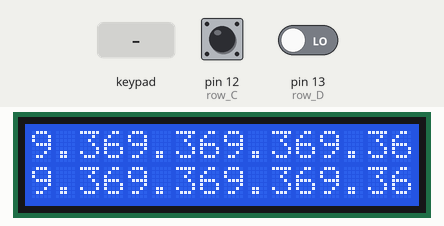
The sketch below on a simulated Arduino Uno, built with avr-gcc and run on an emulated ATmega328P. Parts: 16×2 character LCD. Wiring (inferred from the names in the program): 2×5 keypad with keys 1 2 3 4 5 6 7 8 9 A (labels assumed): rows pin 10, pin 11; columns A0, A1, A2, A3, A4. The test bench sets the inputs (shaded band); at power-on: pin 12 (row_C) LOW, pin 13 (row_D) LOW.

Above: at 1.0 s.
1.3 s: pin 12 (row_C) driven HIGH
2.9 s: pin 12 (row_C) driven LOW
5.9 s: key '4' pressed
At 6.5 s:
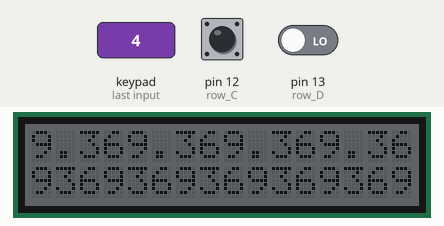
8.4 s: pin 12 (row_C) pulsed HIGH 2 times (0.12 s each, 0.3 s apart)
At 10.17 s:
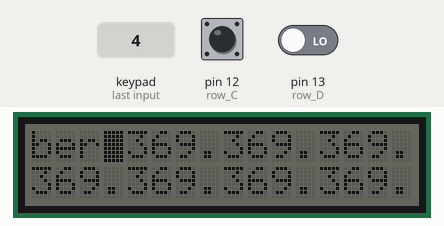
12.0 s: pin 12 (row_C) pulsed HIGH 2 times (0.12 s each, 0.3 s apart)
At 13.51 s:
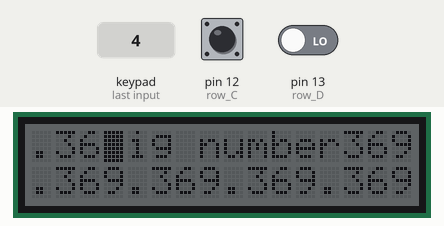

The sketch:

Calculadora1.0.4.ino
```cpp
/*
 * Autor: Pablo T. Monteiro
 * Versão 1.0.4
 * Data inicio: 22/07/2021 - 22h:27min
 * Data fim:    23/xx/xxxx - xxh:xxmin
 * CACULADORA CIENTIFICA MULTIFUNCIONAL
*/

#include <LiquidCrystal.h>

#define  col_0   A0                   //coluna 1 controlada pelo pino analógico 0 (será usado como digital)
#define  col_1   A1                   //coluna 2 controlada pelo pino analógico 1 (será usado como digital)
#define  col_2   A2                   //coluna 3 controlada pelo pino analógico 2 (será usado como digital)
#define  col_3   A3                   //coluna 3 controlada pelo pino analógico 3 (será usado como digital)
#define  col_4   A4                   //coluna 3 controlada pelo pino analógico 4 (será usado como digital)
#define  row_A   10                    //linha A  controlada pelo pino digital 10
#define  row_B   11                    //linha B  controlada pelo pino digital 11
#define  row_C   12                    //linha C  controlada pelo pino digital 12
#define  row_D   13                    //linha D  controlada pelo pino digital 13

char control = 0x01;
char counter = 0x00, dec = 0x00, num;
boolean shift=false;
char calcM1 = 0x00, oper=0x00,  n[15], m=0x00;
float x;

LiquidCrystal lcd(2, 4, 5, 6, 7, 8);

void store(char value);
//Funções extras
void numb();
void menu();
void lagr();
void disp();

//------------------------------TIMER PARA LEITURA DO TECLADO-----------------------------
ISR(TIMER2_OVF_vect){
    TCNT2=500;
    counter++;
    if(counter == 0x02){
       counter = 0x00;
       if(digitalRead(col_0) && control == 0x01){
         control = 0x02;
         digitalWrite(col_0,  LOW);
         digitalWrite(col_1, HIGH);
         digitalWrite(col_2, HIGH);
         digitalWrite(col_3, HIGH);
         digitalWrite(col_4, HIGH);
         if     (digitalRead(row_A)==LOW)  store('1');
         else if(!digitalRead(row_B))  store('2');
         else if(!digitalRead(row_C))  store('3');
         else if(!digitalRead(row_D))  store('+');
      }else if(digitalRead(col_1) && control == 0x02){
         control = 0x03;
         digitalWrite(col_0, HIGH);
         digitalWrite(col_1,  LOW);
         digitalWrite(col_2, HIGH);
         digitalWrite(col_3, HIGH);
         digitalWrite(col_4, HIGH);
         if     (!digitalRead(row_A))  store('4');
         else if(!digitalRead(row_B))  store('5');
         else if(!digitalRead(row_C))  store('6');
         else if(!digitalRead(row_D))  store('-');
      }else if(digitalRead(col_2) && control == 0x03){
         control = 0x04;
         digitalWrite(col_0, HIGH);
         digitalWrite(col_1, HIGH);
         digitalWrite(col_2,  LOW);
         digitalWrite(col_3, HIGH);
         digitalWrite(col_4, HIGH);
         if     (!digitalRead(row_A))  store('7');
         else if(!digitalRead(row_B))  store('8');
         else if(!digitalRead(row_C))  store('9');
         else if(!digitalRead(row_D))  store('*');
      }else if(digitalRead(col_3) && control == 0x04){
         control = 0x05;
         digitalWrite(col_0, HIGH);
         digitalWrite(col_1, HIGH);
         digitalWrite(col_2, HIGH);
         digitalWrite(col_3,  LOW);
         digitalWrite(col_4, HIGH);
         if     (!digitalRead(row_A))  store('=');
         else if(!digitalRead(row_B))  store('0');
         else if(!digitalRead(row_C))  store('.');
         else if(!digitalRead(row_D))  store('/');
      }else if(digitalRead(col_4) && control == 0x05){
         control = 0x01;
         digitalWrite(col_0, HIGH);
         digitalWrite(col_1, HIGH);
         digitalWrite(col_2, HIGH);
         digitalWrite(col_3, HIGH);
         digitalWrite(col_4,  LOW);
         if     (!digitalRead(row_A))  store('a');
         else if(!digitalRead(row_B))  store('b');
         else if(!digitalRead(row_C))  store('c');
         else if(!digitalRead(row_D))  store('E');
      }
    }
}

void setup() {
    lcd.begin(16, 2, LCD_5x8DOTS);
    TCCR2A = 0x00;   //Timer operando em modo normal
    TCCR2B = 0x07;   //Prescaler 1:1024
    TCNT2  = 10;    //10 ms overflow again
    TIMSK2 = 0x01;   //Habilita interrupção do Timer2

    pinMode(col_0, OUTPUT);
    pinMode(col_1, OUTPUT);
    pinMode(col_2, OUTPUT);
    pinMode(col_3, OUTPUT);
    pinMode(col_4, OUTPUT);
    pinMode(row_A,  INPUT);
    pinMode(row_B,  INPUT);
    pinMode(row_C,  INPUT);
    pinMode(row_D,  INPUT);
    //inicializar tudo em HIGH se não não inicializa a varredura
     digitalWrite(col_0, HIGH);
     digitalWrite(col_1, HIGH);
     digitalWrite(col_2, HIGH);
     digitalWrite(col_3, HIGH);
     digitalWrite(col_4, HIGH);

}

void loop(){
  //numb();
  if(num==11){
    menu();
  }


}

void store(char value){
   char i;                                //variável de iterações
   TIMSK2 = 0x00;                         //Desabilita interrupção do Timer2
   delay(10);
   num = value;                        //atualiza number
   numb();
   TIMSK2 = 0x01;   //Habilita interrupção do Timer2
}
void numb(){
  //-------------------------Leitura numerical e escreve em tela----------------
   if(num<=59 && num>=48 || num==46){//'.'==46, de '0' a '9' == 48 a 59
    if(m > 14){
      lcd.setCursor(0,0);
      lcd.print("Too big number");
    }else{
     n[m] = num;
    lcd.print(n[m]);
    }
    m++;
  }if(num==69){ //'E'==69
    x = atof(n);
      lcd.setCursor(0,1);
      lcd.print(x,7);
    }

  //----------------------------Prepara operandos----------------
/*  if(num==16 && shift==false && calcM1==0){//multiplação
    m=n;
    oper==0x01;
  }else if(num==20 && shift==false && calcM1==0){//divisão
    m=n;
    oper==0x02;
  }else if(num==12 && shift==false && calcM1==0){//adição
    m=n;
    oper==0x03;
  }else if(num==13 && shift==false && calcM1==0){//subtração
    m=n;
    oper==0x04;
  }
*/
  //-----------------------------Resultado-calc-mod-1----------------
  /*
  if(num==19 && shift==false && calcM1==0){
    switch(oper){
    case 0x01:
      n=m*n;
      lcd.setCursor(0,0);
      lcd.print(n);
    break;
    case 0x02:
      n=m/n;
      lcd.setCursor(0,0);
      lcd.print(n);
    break;
    case 0x03:
      n=m+n;
      lcd.setCursor(0,0);
      lcd.print(n);
    break;
    case 0x04:
      n=m-n;
      lcd.setCursor(0,0);
      lcd.print(n);
    break;
    }
  }
  */
}
void lagr(){
  //codigo para execução de interpolação de lagrange
}
void menu(){
  //codigo para execução menu
}
void disp(){
  //Código que armazena o numeral e mostra em tela


}
```
